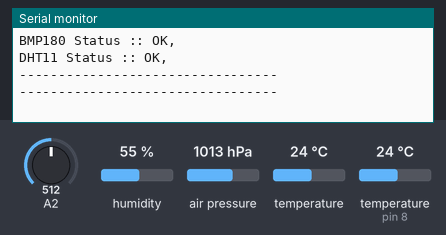
A sketch run on a simulated Arduino Uno, built with avr-gcc and run on an emulated ATmega328P. Shown: the last lines printed to the serial monitor. The inputs (shaded band) are chosen by the test bench; at power-on: air pressure 1013 hPa, A2 = 512, temperature 24 °C, humidity 55 %, temperature (sensor on pin 8) 24 °C.

Above: at 6.2 s.
6.3 s: air pressure set to 952 hPa
At 8.5 s:
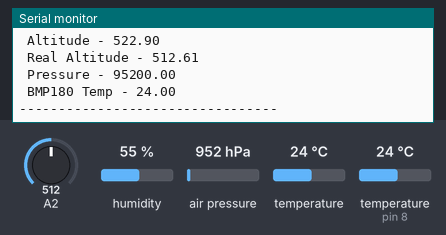
8.9 s: A2 set to 716
11.5 s: air pressure set to 1000 hPa
At 13.3 s:
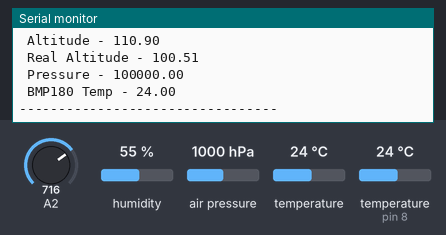
22.5 s: temperature (sensor 0) set to 12 °C
25.1 s: A2 set to 992
At 28.4 s:
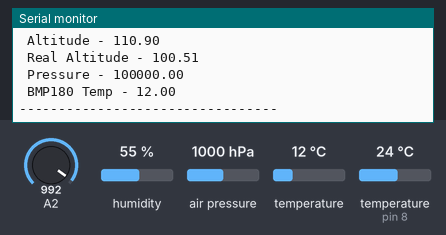
Timing chart, 0 to 28.7 s (numbered marks = the images above; inputs shaded):
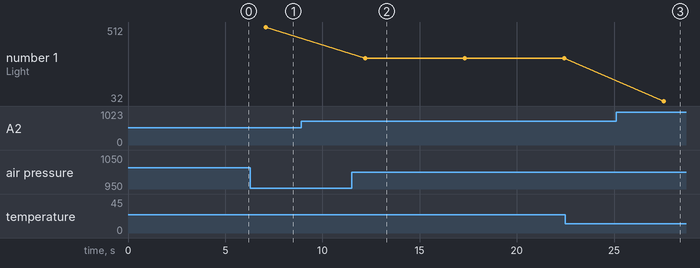

Measured:
- after the input at 6.3 s, the serial monitor: prints a new line after 0.79 s (image 1)
- after the input at 11.5 s, the serial monitor: prints a new line after 0.71 s (image 2)
- after the input at 25.1 s, the serial monitor: prints a new line after 2.5 s (image 3)
- plotted number 1: 308 → 32 after the input at 25.1 s

The sketch:

turkeyFarmersTest.ino
```cpp
//Purpose:
//  Sensor Node for Turkey Students
//
//Hardware - Prepared By Reha Yurdakul(rehay@ke.ibm.com)
//  MFNode
//  DHT11 - Temperature and Humidity Sensor
//  BMP180 - Barometric Pressure, Altitude and Temperature Sensor
//  Photoresistor
//  SIM900R
//
//Author
//  Kelvin Mwega (kelvinm@ke.ibm.com)
//
//Pin Assignment
//    A2:  Light Sensor
//    A5:  SDA (BMP180)
//    A6:  SCL (BMP180)
//    D8:  DATA (DHT11)
//    D6:  GSM Enable/Toggle
//
//Version 1 - 21st April 2017
//  Test DHT11, BMP180 and photoresistor, logs values on console.


#include <mqtt.h>
#include<dht.h>
#include <Wire.h>
#include <Adafruit_BMP085.h>

dht DHT;
Adafruit_BMP085 bmp;

#define DHT11_PIN 8
int photoCellPin = 2;
int photoCellReading;

void setup() {
  Serial.begin(9600);
  digitalWrite(A2, INPUT_PULLUP);
  delay(1000);
  checkBMP();
  checkDHT();
  delay(1000);
  blinkLED(13,2,500);
  Serial.println("--------------------------------- ");
  Serial.println("--------------------------------- ");
}

void loop() {
  blinkLED(13,5,100);
  printTestValues();
  delay(3000);
}

//##########  Test Functions  ##########

void printTestValues(){
  Serial.print(" Humidity - " );
  Serial.println(measureLevelHumidity());
  Serial.print(" Temparature - ");
  Serial.println(measureLevelTemperature());
  Serial.print(" Light - ");
  Serial.println(measureLevelLight());
  Serial.print(" Altitude - ");
  Serial.println(measureAltitude());
  Serial.print(" Real Altitude - ");
  Serial.println(measureRealAlt());
  Serial.print(" Pressure - ");
  Serial.println(measureLevelPressure());
  Serial.print(" BMP180 Temp - ");
  Serial.println(measureBMPTemp());
  Serial.println("--------------------------------- ");
}

void checkDHT(){
  int chk = DHT.read11(DHT11_PIN);
  switch (chk)
  {
    case DHTLIB_OK:
    Serial.println("DHT11 Status :: OK,\t");
    break;
    case DHTLIB_ERROR_CHECKSUM:
    Serial.println("DHT11 Status :: Checksum error,\t");
    break;
    case DHTLIB_ERROR_TIMEOUT:
    Serial.println("DHT11 Status :: Time out error,\t");
    break;
    case DHTLIB_ERROR_CONNECT:
        Serial.println("DHT11 Status :: Connect error,\t");
        break;
    case DHTLIB_ERROR_ACK_L:
        Serial.println("DHT11 Status :: Ack Low error,\t");
        break;
    case DHTLIB_ERROR_ACK_H:
        Serial.println("DHT11 Status :: Ack High error,\t");
        break;
    default:
    Serial.println("Unknown error,\t");
    break;
  }
}

void checkBMP(){
  if (!bmp.begin()){
    Serial.println("BMP180 Unavailable. Check Connections");
    while(1){}
  } else {
    Serial.println("BMP180 Status :: OK,\t");
  }
}

//########## Sensors Read Functions ##########

//########## DHT11 Read ##########

float measureLevelTemperature() {
  float temp = DHT.temperature; //Degrees Celcius
  return temp;
}

float measureLevelHumidity() {
  float hum = DHT.humidity; //Percentage
  return hum;
}

//########## BMP180 Read ##########

float measureLevelPressure() {
  float pressure = bmp.readPressure(); //Pascals
  return pressure;
}

float measureAltitude(){
  float alt = bmp.readAltitude(); //Meters
  return alt;
}

float measureRealAlt(){
  float realAlt = bmp.readAltitude(101200); //Real altitude adjusted to Sea level air pressure in pascals  (101200 - Mombasa)
  return realAlt;
}

float measureBMPTemp(){
  float bmpTemp = bmp.readTemperature(); //Degrees Celcius
  return bmpTemp;
}

//########## Photoresistor Read ##########

int measureLevelLight() {
  return 1024-analogRead(A2); //Analogue value : 0 - Darkest : 1024 - Brightest
}

//########## Cogs ##########

void blinkLED(int ledID, int repeat, int wait) {
  if (repeat == 999) {
    digitalWrite(ledID, HIGH);
    return;
  }
  if (repeat == 0) {
    digitalWrite(ledID, LOW);
    return;
  }
  for (int i = 0; i < repeat; i++) {
    digitalWrite(ledID, HIGH);
    delay(wait);
    digitalWrite(ledID, LOW);
    delay(wait);
  }
  delay(1000);
}
```
